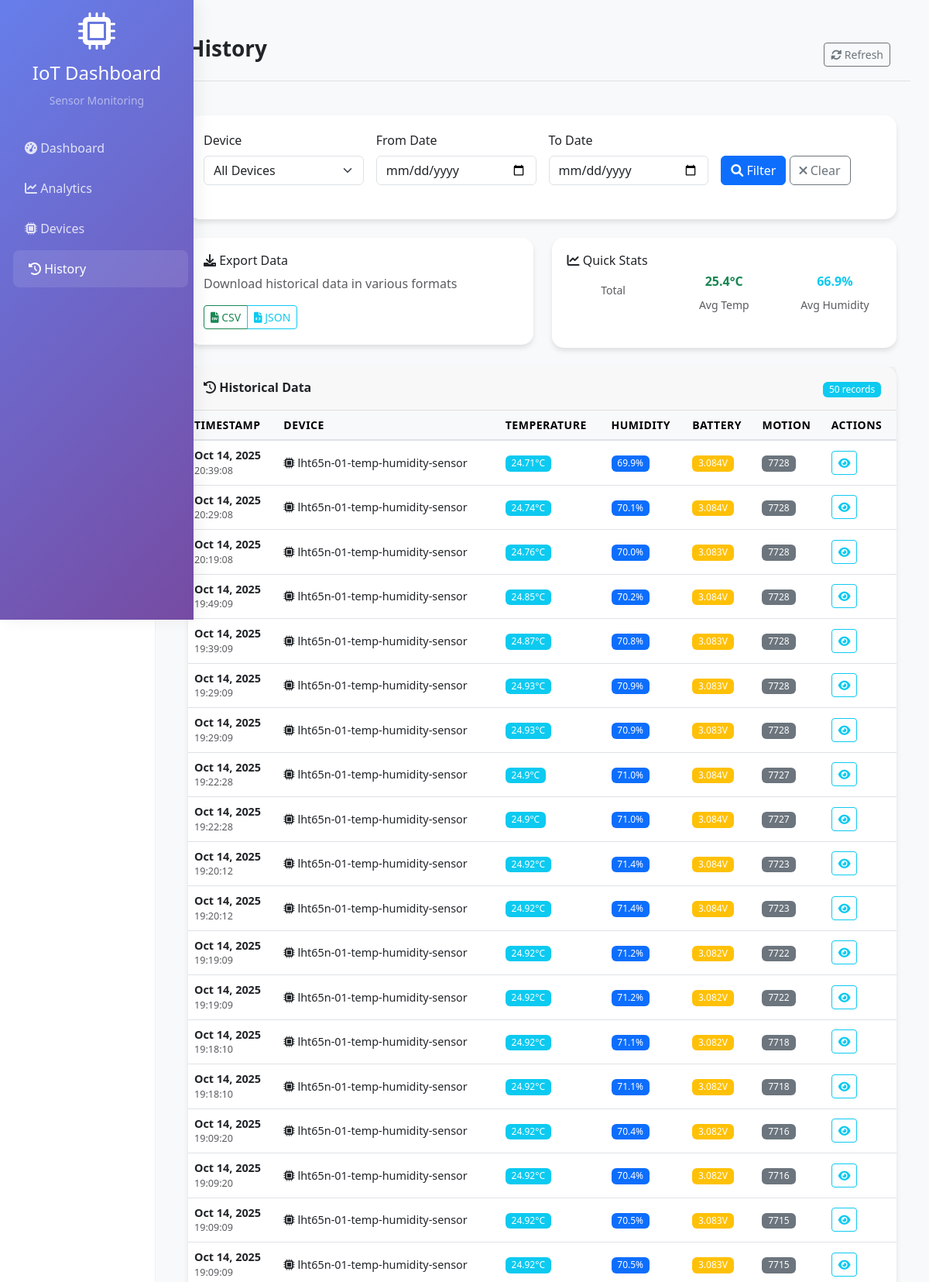
The page /history/ (upper part) on the database its author committed.
### sensors/models.py (models this page shows, shortened)
class SensorReading(models.Model):
    device_id = models.CharField(max_length=128, db_index=True)
    battery_voltage = models.FloatField(null=True, blank=True)
    humidity = models.FloatField(null=True, blank=True)
    motion_counts = models.IntegerField(null=True, blank=True)
    temperature_c = models.FloatField(null=True, blank=True)
    received_at = models.DateTimeField(db_index=True)
    created_at = models.DateTimeField(auto_now_add=True)
    class Meta:
        ordering = ["-received_at", "-id"]

### sensors/views.py (the view, shortened to what this page needs)
# urls.py: path("history/", views.history, name="history"),
def history(request: HttpRequest):
    selected_device = request.GET.get("device", "")
    date_from = request.GET.get("date_from", "")
    date_to = request.GET.get("date_to", "")
    export_format = request.GET.get("export", "")
    query = Q()
    query &= ~Q(device_id__in=["test-device", "unknown-device"])
    if selected_device:
        query &= Q(device_id=selected_device)
    if date_from:
        query &= Q(received_at__date__gte=date_from)
    if date_to:
        query &= Q(received_at__date__lte=date_to)
    readings = SensorReading.objects.filter(query).order_by("-received_at")
    paginator = Paginator(readings, 50)
    page_number = request.GET.get("page")
    readings = paginator.get_page(page_number)
    device_list = (
        SensorReading.objects.exclude(device_id__in=["test-device", "unknown-device"])
        .values_list("device_id", flat=True)
        .distinct()
        .order_by("device_id")
    )
    total_count = SensorReading.objects.filter(query).count()
    avg_temp = SensorReading.objects.filter(
        query, temperature_c__isnull=False
    ).aggregate(avg=Avg("temperature_c"))["avg"]
    avg_humidity = SensorReading.objects.filter(
        query, humidity__isnull=False
    ).aggregate(avg=Avg("humidity"))["avg"]
    return render(
        request,
        "sensors/history.html",
        {
            "readings": readings,
            "device_list": device_list,
            "selected_device": selected_device,
            "date_from": date_from,
            "date_to": date_to,
            "total_count": total_count,
            "avg_temp": avg_temp or 0,
            "avg_humidity": avg_humidity or 0,
        },
    )

### sensors/templates/sensors/history.html (shortened to what this page needs)
{% extends 'sensors/base.html' %}
{% block page_title %}History{% endblock %}
{% block content %}
<div class="card mb-4">
    <div class="card-body">
        <form method="get" class="row g-3">
            <div class="col-md-3">
                <label for="device" class="form-label">Device</label>
                <select name="device" id="device" class="form-select">
                    <option value="">All Devices</option>
                </select>
            </div>
            <div class="col-md-3">
                <label for="date_from" class="form-label">From Date</label>
                <input type="date" name="date_from" id="date_from" class="form-control" value="{{ date_from }}">
            </div>
            <div class="col-md-3">
                <label for="date_to" class="form-label">To Date</label>
                <input type="date" name="date_to" id="date_to" class="form-control" value="{{ date_to }}">
            </div>
            <div class="col-md-3">
                <label class="form-label">&nbsp;</label>
                <div>
                    <button type="submit" class="btn btn-primary">
                        <i class="fas fa-search"></i> Filter
                    </button>
                    <a href="{% url 'history' %}" class="btn btn-outline-secondary">
                        <i class="fas fa-times"></i> Clear
                    </a>
                </div>
            </div>
        </form>
    </div>
</div>
<div class="row mb-4">
    <div class="col-md-6">
        <div class="card">
            <div class="card-body">
                <h6 class="card-title"><i class="fas fa-download"></i> Export Data</h6>
                <p class="card-text text-muted">Download historical data in various formats</p>
                <div class="btn-group">
                    <a href="?export=csv{% if selected_device %}&device={{ selected_device }}{% endif %}{% if date_from %}&date_from={{ date_from }}{% endif %}{% if date_to %}&date_to={{ date_to }}{% endif %}"
                       class="btn btn-outline-success btn-sm">
                        <i class="fas fa-file-csv"></i> CSV
                    </a>
                    <a href="?export=json{% if selected_device %}&device={{ selected_device }}{% endif %}{% if date_from %}&date_from={{ date_from }}{% endif %}{% if date_to %}&date_to={{ date_to }}{% endif %}"
                       class="btn btn-outline-info btn-sm">
                        <i class="fas fa-file-code"></i> JSON
                    </a>
                </div>
            </div>
        </div>
    </div>
    <div class="col-md-6">
        <div class="card">
            <div class="card-body">
                <h6 class="card-title"><i class="fas fa-chart-line"></i> Quick Stats</h6>
                <div class="row text-center">
                    <div class="col-4">
                        <small class="text-muted">Total</small>
                    </div>
                    <div class="col-4">
                        <h5 class="text-success">{{ avg_temp|floatformat:1 }}°C</h5>
                        <small class="text-muted">Avg Temp</small>
                    </div>
                    <div class="col-4">
                        <h5 class="text-info">{{ avg_humidity|floatformat:1 }}%</h5>
                        <small class="text-muted">Avg Humidity</small>
                    </div>
                </div>
            </div>
        </div>
    </div>
</div>
<div class="card">
    <div class="card-header d-flex justify-content-between align-items-center">
        <h5 class="mb-0"><i class="fas fa-history"></i> Historical Data</h5>
        <div>
            <span class="badge bg-info">{{ readings|length }} records</span>
        </div>
    </div>
    <div class="card-body p-0">
        <div class="table-responsive">
            <table class="table table-hover mb-0">
                <thead class="table-light">
                    <tr>
                        <th>Timestamp</th>
                        <th>Device</th>
                        <th>Temperature</th>
                        <th>Humidity</th>
                        <th>Battery</th>
                        <th>Motion</th>
                        <th>Actions</th>
                    </tr>
                </thead>
                <tbody>
                    {% for reading in readings %}
                    <tr>
                        <td>
                            <div class="d-flex flex-column">
                                <span class="fw-bold">{{ reading.received_at|date:"M d, Y" }}</span>
                                <small class="text-muted">{{ reading.received_at|date:"H:i:s" }}</small>
                            </div>
                        </td>
                        <td>
                            <i class="fas fa-microchip"></i> {{ reading.device_id }}
                        </td>
                        <td>
                            {% if reading.temperature_c %}
                                <span class="badge bg-info">{{ reading.temperature_c }}°C</span>
                            {% else %}
                                <span class="text-muted">--</span>
                            {% endif %}
                        </td>
                        <td>
                            {% if reading.humidity %}
                                <span class="badge bg-primary">{{ reading.humidity }}%</span>
                            {% else %}
                                <span class="text-muted">--</span>
                            {% endif %}
                        </td>
                        <td>
                            {% if reading.battery_voltage %}
                                {% if reading.battery_voltage > 3.5 %}
                                    <span class="badge bg-success">{{ reading.battery_voltage }}V</span>
                                {% elif reading.battery_voltage > 3.0 %}
                                    <span class="badge bg-warning">{{ reading.battery_voltage }}V</span>
                                {% else %}
                                    <span class="badge bg-danger">{{ reading.battery_voltage }}V</span>
                                {% endif %}
                            {% else %}
                                <span class="text-muted">--</span>
                            {% endif %}
                        </td>
                        <td>
                            {% if reading.motion_counts %}
                                <span class="badge bg-secondary">{{ reading.motion_counts }}</span>
                            {% else %}
                                <span class="text-muted">--</span>
                            {% endif %}
                        </td>
                        <td>
                            <button class="btn btn-sm btn-outline-info" onclick="showReadingDetails({{ reading.id }})">
                                <i class="fas fa-eye"></i>
                            </button>
                        </td>
                    </tr>
                    {% endfor %}
                </tbody>
            </table>
        </div>
    </div>
</div>
{% endblock %}

### sensors/templates/sensors/base.html (style rules this page uses)
.card { border: none; border-radius: 15px; box-shadow: 0 4px 6px rgba(0,0,0,0.1); transition: transform 0.3s ease; }
.card-header h5 { font-size: 1.1rem; font-weight: 600; margin: 0; }
.table th { font-size: 0.875rem; font-weight: 600; text-transform: uppercase; letter-spacing: 0.5px; }
.table td { font-size: 0.9rem; vertical-align: middle; }
.badge { font-size: 0.75rem; font-weight: 500; }
.row { margin-bottom: 1.5rem; }
.card-body { padding: 1.25rem; }
.card-header { padding: 1rem 1.25rem; border-bottom: 1px solid rgba(0,0,0,0.1); }
.main-content h5 { font-size: 1rem; font-weight: 600; margin-bottom: 0.5rem; }
.table-responsive { border-radius: 0 0 15px 15px; }
.table thead th { background-color: #f8f9fa; border-bottom: 2px solid #dee2e6; }

### rows shown on the page
SensorReading: received_at "Oct 14, 2025", received_at "20:39:08", device_id "lht65n-01-temp-humidity-sensor", temperature_c "24.71", humidity "69.9", battery_voltage "3.084", motion_counts "7728"
SensorReading: received_at "Oct 14, 2025", received_at "20:29:08", device_id "lht65n-01-temp-humidity-sensor", temperature_c "24.74", humidity "70.1", battery_voltage "3.084", motion_counts "7728"
SensorReading: received_at "Oct 14, 2025", received_at "20:19:08", device_id "lht65n-01-temp-humidity-sensor", temperature_c "24.76", humidity "70.0", battery_voltage "3.083", motion_counts "7728"
SensorReading: received_at "Oct 14, 2025", received_at "19:49:09", device_id "lht65n-01-temp-humidity-sensor", temperature_c "24.85", humidity "70.2", battery_voltage "3.084", motion_counts "7728"
SensorReading: received_at "Oct 14, 2025", received_at "19:39:09", device_id "lht65n-01-temp-humidity-sensor", temperature_c "24.87", humidity "70.8", battery_voltage "3.083", motion_counts "7728"
SensorReading: received_at "Oct 14, 2025", received_at "19:29:09", device_id "lht65n-01-temp-humidity-sensor", temperature_c "24.93", humidity "70.9", battery_voltage "3.083", motion_counts "7728"
SensorReading: received_at "Oct 14, 2025", received_at "19:29:09", device_id "lht65n-01-temp-humidity-sensor", temperature_c "24.93", humidity "70.9", battery_voltage "3.083", motion_counts "7728"
SensorReading: received_at "Oct 14, 2025", received_at "19:22:28", device_id "lht65n-01-temp-humidity-sensor", temperature_c "24.9", humidity "71.0", battery_voltage "3.084", motion_counts "7727"
SensorReading: received_at "Oct 14, 2025", received_at "19:22:28", device_id "lht65n-01-temp-humidity-sensor", temperature_c "24.9", humidity "71.0", battery_voltage "3.084", motion_counts "7727"
SensorReading: received_at "Oct 14, 2025", received_at "19:20:12", device_id "lht65n-01-temp-humidity-sensor", temperature_c "24.92", humidity "71.4", battery_voltage "3.084", motion_counts "7723"
SensorReading: received_at "Oct 14, 2025", received_at "19:20:12", device_id "lht65n-01-temp-humidity-sensor", temperature_c "24.92", humidity "71.4", battery_voltage "3.084", motion_counts "7723"
SensorReading: received_at "Oct 14, 2025", received_at "19:19:09", device_id "lht65n-01-temp-humidity-sensor", temperature_c "24.92", humidity "71.2", battery_voltage "3.082", motion_counts "7722"
SensorReading: received_at "Oct 14, 2025", received_at "19:19:09", device_id "lht65n-01-temp-humidity-sensor", temperature_c "24.92", humidity "71.2", battery_voltage "3.082", motion_counts "7722"
SensorReading: received_at "Oct 14, 2025", received_at "19:18:10", device_id "lht65n-01-temp-humidity-sensor", temperature_c "24.92", humidity "71.1", battery_voltage "3.082", motion_counts "7718"
SensorReading: received_at "Oct 14, 2025", received_at "19:18:10", device_id "lht65n-01-temp-humidity-sensor", temperature_c "24.92", humidity "71.1", battery_voltage "3.082", motion_counts "7718"
SensorReading: received_at "Oct 14, 2025", received_at "19:09:20", device_id "lht65n-01-temp-humidity-sensor", temperature_c "24.92", humidity "70.4", battery_voltage "3.082", motion_counts "7716"
SensorReading: received_at "Oct 14, 2025", received_at "19:09:20", device_id "lht65n-01-temp-humidity-sensor", temperature_c "24.92", humidity "70.4", battery_voltage "3.082", motion_counts "7716"
SensorReading: received_at "Oct 14, 2025", received_at "19:09:09", device_id "lht65n-01-temp-humidity-sensor", temperature_c "24.92", humidity "70.5", battery_voltage "3.083", motion_counts "7715"
SensorReading: received_at "Oct 14, 2025", received_at "19:09:09", device_id "lht65n-01-temp-humidity-sensor", temperature_c "24.92", humidity "70.5", battery_voltage "3.083", motion_counts "7715"

### other values the page prints
{{ avg_temp|floatformat:1 }} "25.4"
{{ avg_humidity|floatformat:1 }} "66.9"
{{ readings|length }} "50"
